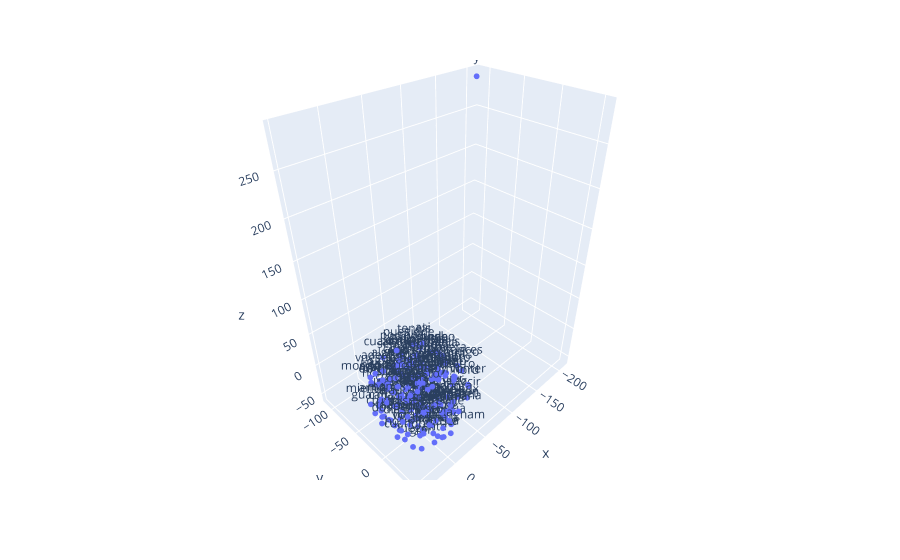

Notebook cell for this chart:
### Code cell
# Graficar los embedddings en 3D
vecs, labels = reduce_dimensions(w2v_model,3)

fig = px.scatter_3d(x=vecs[:MAX_WORDS,0], y=vecs[:MAX_WORDS,1], z=vecs[:MAX_WORDS,2],text=labels[:MAX_WORDS])
fig.update_traces(marker_size = 2)
fig.show() # esto para plotly en colab

### Figure 1 — Plotly figure (JSON) as saved in the notebook; plotly's stock layout.template omitted (floating-point values rounded to 4 significant figures; data arrays with more than 128 entries replaced by an {"elided": "..."} marker saying what was removed)
{"data": [{"hovertemplate": "x=%{x}<br>y=%{y}<br>z=%{z}<br>text=%{text}<extra></extra>", "legendgroup": "", "marker": {"color": "#636efa", "size": 2, "symbol": "circle"}, "mode": "markers+text", "name": "", "scene": "scene", "showlegend": false, "text": {"elided": "200 str values"}, "type": "scatter3d", "x": {"elided": "200 float values"}, "y": {"elided": "200 float values"}, "z": {"elided": "200 float values"}}], "layout": {"legend": {"tracegroupgap": 0}, "margin": {"t": 60}, "scene": {"domain": {"x": [0, 1], "y": [0, 1]}, "xaxis": {"title": {"text": "x"}}, "yaxis": {"title": {"text": "y"}}, "zaxis": {"title": {"text": "z"}}}}}
